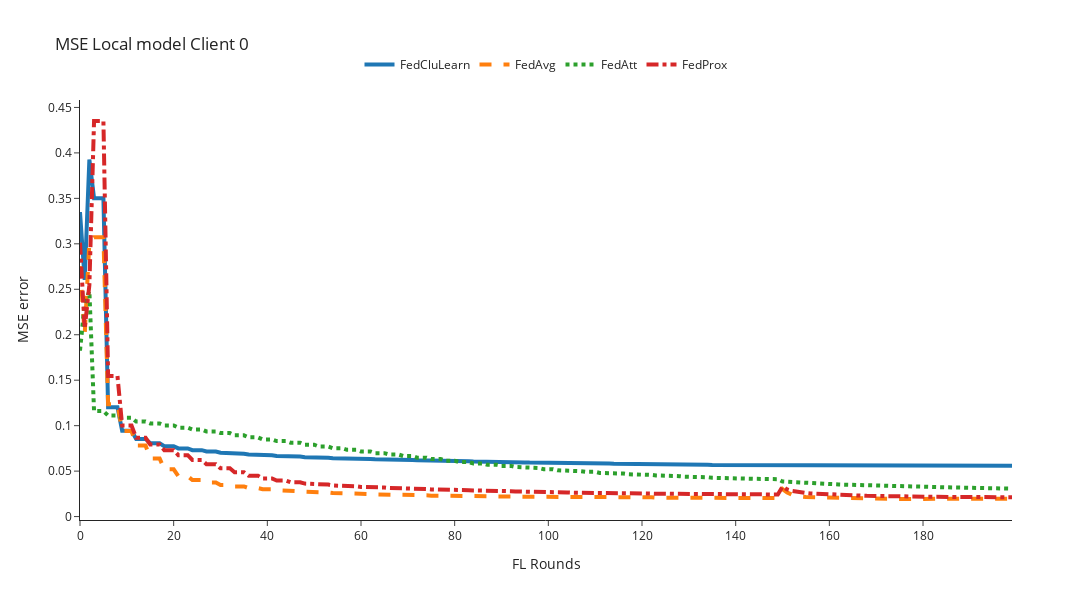
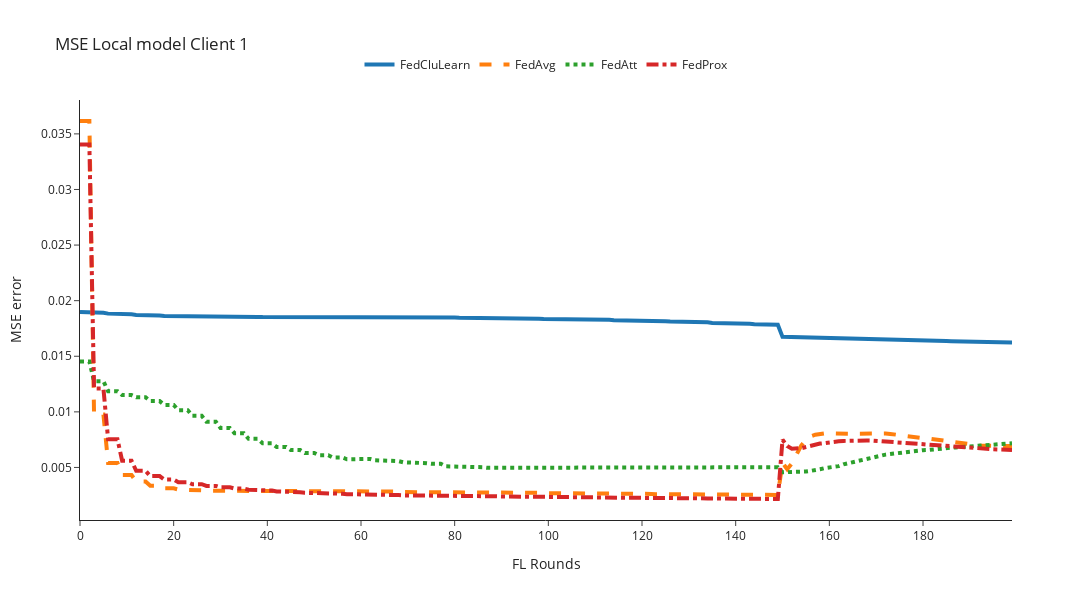
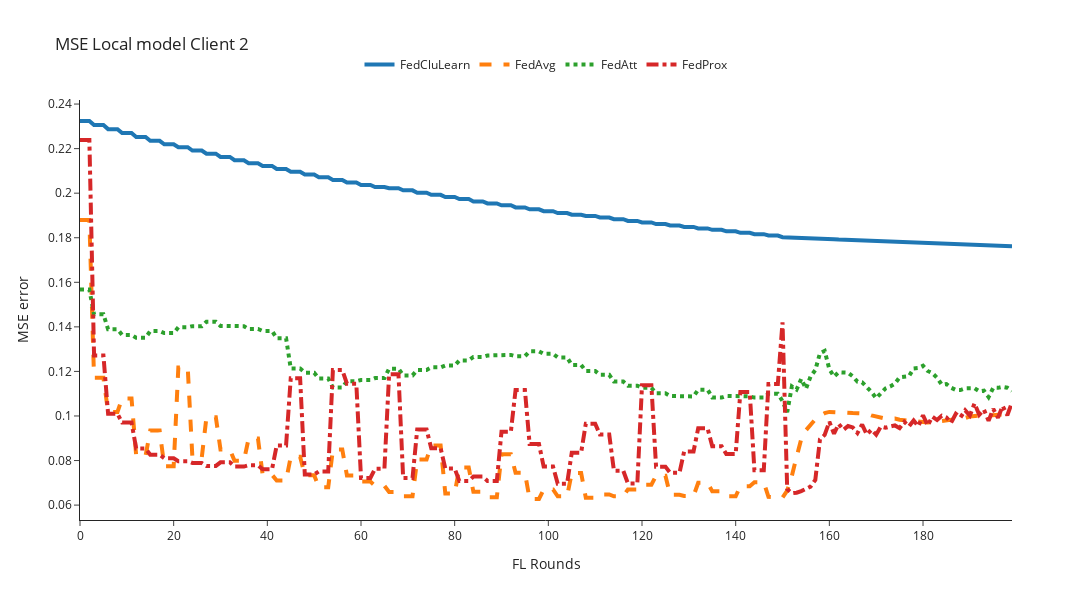

Notebook source saved alongside these figures, in order:
### Code cell
for client_id in [0,1,2]:
    n_rounds, y = preprocessing_results(filenames=local_filenames, client_id=client_id, mse_column='mse')
    plot_plotly(n_rounds, y, title=f'MSE Local model Client {client_id}', y_axis_title='MSE error')

### Figure 1 — Plotly figure (JSON) as saved in the notebook; plotly's stock layout.template omitted (floating-point values rounded to 4 significant figures; data arrays with more than 128 entries replaced by an {"elided": "..."} marker saying what was removed)
{"data": [{"line": {"dash": "solid", "width": 4}, "mode": "lines", "name": "FedCluLearn", "type": "scatter", "x": {"elided": "201 int values"}, "y": {"elided": "200 float values"}}, {"line": {"dash": "dash", "width": 4}, "mode": "lines", "name": "FedAvg", "type": "scatter", "x": {"elided": "201 int values"}, "y": {"elided": "200 float values"}}, {"line": {"dash": "dot", "width": 4}, "mode": "lines", "name": "FedAtt", "type": "scatter", "x": {"elided": "201 int values"}, "y": {"elided": "200 float values"}}, {"line": {"dash": "dashdot", "width": 4}, "mode": "lines", "name": "FedProx", "type": "scatter", "x": {"elided": "201 int values"}, "y": {"elided": "200 float values"}}], "layout": {"height": 600, "legend": {"orientation": "h", "x": 0.5, "xanchor": "center", "y": 1.05, "yanchor": "bottom"}, "title": {"text": "MSE Local model Client 0"}, "width": 1200, "xaxis": {"autorange": true, "range": [0, 199], "title": {"text": "FL Rounds"}, "type": "linear"}, "yaxis": {"autorange": true, "range": [-0.003769, 0.4582], "title": {"text": "MSE error"}, "type": "linear"}}}

### Figure 2 — Plotly figure (JSON) as saved in the notebook; plotly's stock layout.template omitted (floating-point values rounded to 4 significant figures; data arrays with more than 128 entries replaced by an {"elided": "..."} marker saying what was removed)
{"data": [{"line": {"dash": "solid", "width": 4}, "mode": "lines", "name": "FedCluLearn", "type": "scatter", "x": {"elided": "201 int values"}, "y": {"elided": "200 float values"}}, {"line": {"dash": "dash", "width": 4}, "mode": "lines", "name": "FedAvg", "type": "scatter", "x": {"elided": "201 int values"}, "y": {"elided": "200 float values"}}, {"line": {"dash": "dot", "width": 4}, "mode": "lines", "name": "FedAtt", "type": "scatter", "x": {"elided": "201 int values"}, "y": {"elided": "200 float values"}}, {"line": {"dash": "dashdot", "width": 4}, "mode": "lines", "name": "FedProx", "type": "scatter", "x": {"elided": "201 int values"}, "y": {"elided": "200 float values"}}], "layout": {"height": 600, "legend": {"orientation": "h", "x": 0.5, "xanchor": "center", "y": 1.05, "yanchor": "bottom"}, "title": {"text": "MSE Local model Client 1"}, "width": 1200, "xaxis": {"autorange": true, "range": [0, 199], "title": {"text": "FL Rounds"}, "type": "linear"}, "yaxis": {"autorange": true, "range": [0.0002743, 0.03805], "title": {"text": "MSE error"}, "type": "linear"}}}

### Figure 3 — Plotly figure (JSON) as saved in the notebook; plotly's stock layout.template omitted (floating-point values rounded to 4 significant figures; data arrays with more than 128 entries replaced by an {"elided": "..."} marker saying what was removed)
{"data": [{"line": {"dash": "solid", "width": 4}, "mode": "lines", "name": "FedCluLearn", "type": "scatter", "x": {"elided": "201 int values"}, "y": {"elided": "200 float values"}}, {"line": {"dash": "dash", "width": 4}, "mode": "lines", "name": "FedAvg", "type": "scatter", "x": {"elided": "201 int values"}, "y": {"elided": "200 float values"}}, {"line": {"dash": "dot", "width": 4}, "mode": "lines", "name": "FedAtt", "type": "scatter", "x": {"elided": "201 int values"}, "y": {"elided": "200 float values"}}, {"line": {"dash": "dashdot", "width": 4}, "mode": "lines", "name": "FedProx", "type": "scatter", "x": {"elided": "201 int values"}, "y": {"elided": "200 float values"}}], "layout": {"height": 600, "legend": {"orientation": "h", "x": 0.5, "xanchor": "center", "y": 1.05, "yanchor": "bottom"}, "title": {"text": "MSE Local model Client 2"}, "width": 1200, "xaxis": {"autorange": true, "range": [0, 199], "title": {"text": "FL Rounds"}, "type": "linear"}, "yaxis": {"autorange": true, "range": [0.05331, 0.2418], "title": {"text": "MSE error"}, "type": "linear"}}}
